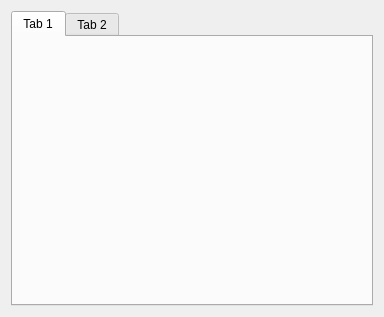
<?xml version="1.0" encoding="UTF-8"?>
<ui version="4.0">
 <class>MainWidget</class>
 <widget class="QWidget" name="MainWidget">
  <property name="geometry">
   <rect>
    <x>0</x>
    <y>0</y>
    <width>384</width>
    <height>317</height>
   </rect>
  </property>
  <property name="windowTitle">
   <string>MainWidget</string>
  </property>
  <layout class="QVBoxLayout" name="verticalLayout">
   <item>
    <widget class="QTabWidget" name="pTabWidget">
     <widget class="QWidget" name="pTab1">
      <attribute name="title">
       <string>Tab 1</string>
      </attribute>
     </widget>
     <widget class="QWidget" name="tab_2">
      <attribute name="title">
       <string>Tab 2</string>
      </attribute>
     </widget>
    </widget>
   </item>
  </layout>
 </widget>
 <resources/>
 <connections/>
</ui>
